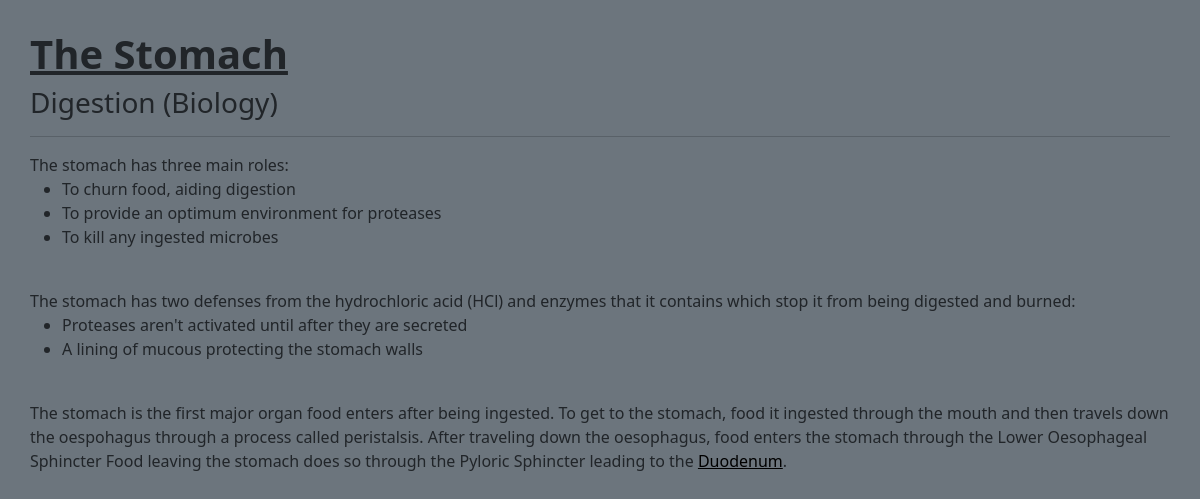
The app's page /factFile?id=6 with its own data.
### tables this page shows
CREATE TABLE factfiles (id INTEGER, subj TEXT, topic TEXT, title TEXT, filename TEXT, content TEXT, PRIMARY KEY (id));

### application.py (the view)
@app.route("/factFile")
@clearFlash
def factfile() -> Union[str, Response]: # Display fact file
    if not (id := request.args.get("id")) or not id.isdigit(): return redirect("/factSearch") # Check if id exists
    if len(rows := db.execute("SELECT * FROM factfiles WHERE id = ?", int(id))) != 1: return "Bad ID" # Check if id exists
    return render_template("factfile.html", **rows[0])

### application.py (called while the page is built)
def clearFlash(func: Callable) -> Callable:
    @wraps(func)
    def deco(*args, **kwargs):
        session['_flashes'] = None
        return func(*args, **kwargs)
    return deco

### templates/factfile.html (shortened to what this page needs)
{% extends "layout.html" %}
{% block body %}
    <div style="text-align: left; margin-bottom: 30px;">
        <h1><b><u>{{ title }}</u></b></h1>
        <h3>{{ topic | capitalize }} ({{ subj | capitalize }})</h3>
        <hr>
        {{ content | safe }}
    </div>
{% endblock %}

### templates/factfile.html (style rules this page uses)
a { color: #000000; }

### records on screen
factfiles: title "The Stomach", topic "Digestion", subj "Biology", content "The stomach has three main roles: To churn food, aiding digestion To provide an optimum environment for proteases To kill any ingested microbes The stomach has two defenses from the hydrochloric acid (HCl) and enzymes that it contains which stop it from being digested and burned: Proteases aren't activated until after they are secreted A lining of mucous protecting the stomach walls The stomach is the first major organ food enters after being ingested. To get to the stomach, food it ingested through the mouth and then travels down the oespohagus through a process called peristalsis. After traveling down the oesophagus, food enters the stomach through the Lower Oesophageal Sphincter Food…"
